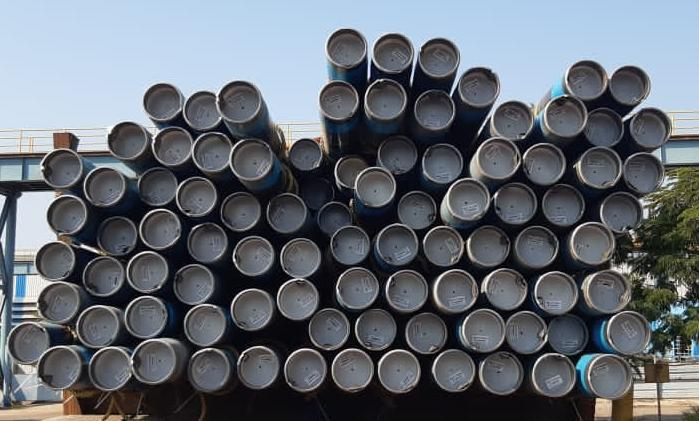
#> input picture Task_3_Pipe_Counting.jpeg, 699 x 421 px, found by its file name
$ jupyter execute Pipe_Count.ipynb
#> lines starting #> are read from the running program, lines starting #| are printed output that depends on the picture
[cell 1]
#Edge detection approximation


from PIL import Image, ImageDraw
import numpy as np
from math import sqrt
import cv2

[cell 2]
# Load image:
input_image = Image.open("C:\\Users\\user\\Desktop\\Counting_Pipes\\Task_3_Pipe_Counting.jpeg")
#> input_image is the input picture: PIL image 699x421 RGB; mean R, G, B 99.9, 105.8, 113.6
input_pixels = input_image.load()
width, height = input_image.width, input_image.height
#> width = 699; height = 421

# Create output image
output_image = Image.new("RGB", input_image.size)
#> output_image: PIL image 699x421 RGB; every value is 0
draw = ImageDraw.Draw(output_image)

# Convert to grayscale
intensity = np.zeros((width, height))
for x in range(width):
    for y in range(height):
        intensity[x, y] = sum(input_pixels[x, y]) / 3
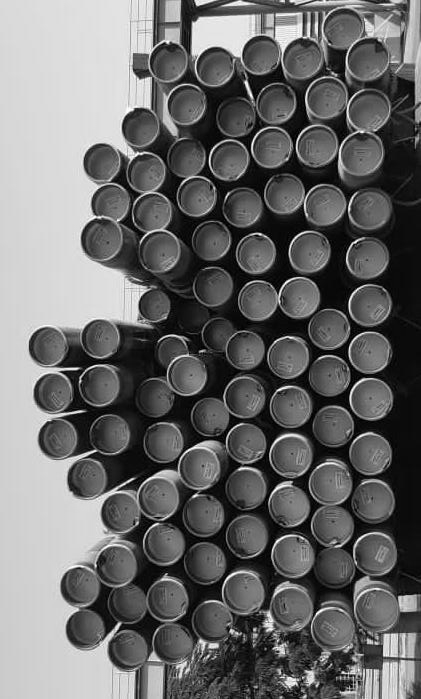
#> intensity: shape (699, 421) float64; min 0, max 255, mean 106.5

# Compute convolution between intensity and kernels
for x in range(1, input_image.width - 1):
    for y in range(1, input_image.height - 1):
        magx = intensity[x + 1, y] - intensity[x - 1, y]
        magy = intensity[x, y + 1] - intensity[x, y - 1]

        # Draw in black and white the magnitude
        color = int(sqrt(magx**2 + magy**2))
        draw.point((x, y), (color, color, color))

output_image.save("edge_detection.png")
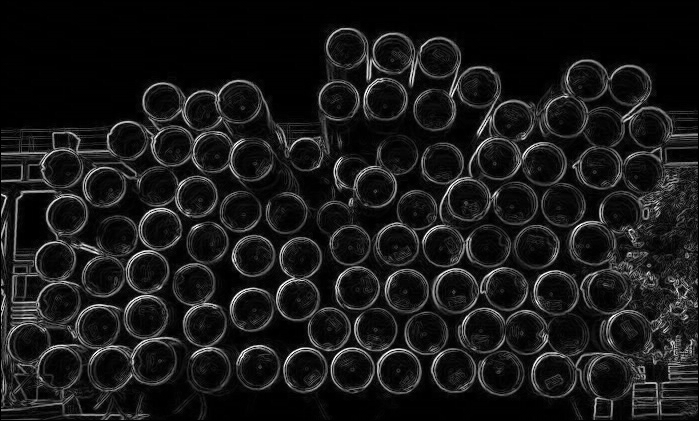
#> saved as edge_detection.png: PIL image 699x421 RGB; min 0, max 255, mean 24.1

[cell 3]
#Using Sobel

from PIL import Image, ImageDraw
from math import sqrt

[cell 4]
# Load image:
input_image = Image.open("C:\\Users\\user\\Desktop\\Counting_Pipes\\Task_3_Pipe_Counting.jpeg")
input_pixels = input_image.load()

# Sobel kernels
kernely = [[-1, 0, 1],
           [-2, 0, 2],
           [-1, 0, 1]]
kernelx = [[-1, -2, -1],
           [0, 0, 0],
           [1, 2, 1]]

# Create output image
output_image = Image.new("RGB", input_image.size)
draw = ImageDraw.Draw(output_image)

# Compute convolution between intensity and kernels
for x in range(1, input_image.width - 1):
    for y in range(1, input_image.height - 1):
        magx, magy = 0, 0
        for a in range(3):
            for b in range(3):
                xn = x + a - 1
                yn = y + b - 1
                intensity = sum(input_pixels[xn, yn]) / 3
                magx += intensity * kernelx[a][b]
                magy += intensity * kernely[a][b]

        # Draw in black and white the magnitude
        color = int(sqrt(magx**2 + magy**2))
        draw.point((x, y), (color, color, color))

output_image.save("sobel_Image.png")
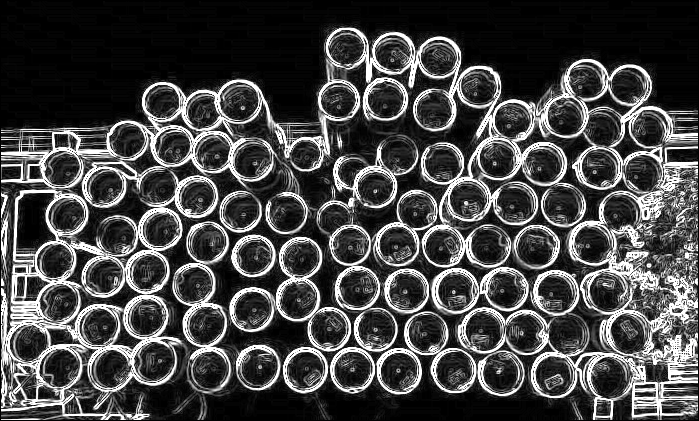
#> saved as sobel_Image.png: PIL image 699x421 RGB; min 0, max 255, mean 70.4

[cell 5]
#Canny Edge Detector Algorithm


from math import sqrt, atan2, pi
import numpy as np

[cell 6]
def canny_edge_detector(input_image):
    input_pixels = input_image.load()
    width = input_image.width
    height = input_image.height

    # Transform the image to grayscale
    grayscaled = compute_grayscale(input_pixels, width, height)

    # Blur it to remove noise
    blurred = compute_blur(grayscaled, width, height)

    # Compute the gradient
    gradient, direction = compute_gradient(blurred, width, height)

    # Non-maximum suppression
    filter_out_non_maximum(gradient, direction, width, height)

    # Filter out some edges
    keep = filter_strong_edges(gradient, width, height, 20, 25)

    return keep


def compute_grayscale(input_pixels, width, height):
    grayscale = np.empty((width, height))
    for x in range(width):
        for y in range(height):
            pixel = input_pixels[x, y]
            grayscale[x, y] = (pixel[0] + pixel[1] + pixel[2]) / 3
    return grayscale


def compute_blur(input_pixels, width, height):
    # Keep coordinate inside image
    clip = lambda x, l, u: l if x < l else u if x > u else x

    # Gaussian kernel
    kernel = np.array([
        [1 / 256,  4 / 256,  6 / 256,  4 / 256, 1 / 256],
        [4 / 256, 16 / 256, 24 / 256, 16 / 256, 4 / 256],
        [6 / 256, 24 / 256, 36 / 256, 24 / 256, 6 / 256],
        [4 / 256, 16 / 256, 24 / 256, 16 / 256, 4 / 256],
        [1 / 256,  4 / 256,  6 / 256,  4 / 256, 1 / 256]
    ])

    # Middle of the kernel
    offset = len(kernel) // 2

    # Compute the blurred image
    blurred = np.empty((width, height))
    for x in range(width):
        for y in range(height):
            acc = 0
            for a in range(len(kernel)):
                for b in range(len(kernel)):
                    xn = clip(x + a - offset, 0, width - 1)
                    yn = clip(y + b - offset, 0, height - 1)
                    acc += input_pixels[xn, yn] * kernel[a, b]
            blurred[x, y] = int(acc)
    return blurred


def compute_gradient(input_pixels, width, height):
    gradient = np.zeros((width, height))
    direction = np.zeros((width, height))
    for x in range(width):
        for y in range(height):
            if 0 < x < width - 1 and 0 < y < height - 1:
                magx = input_pixels[x + 1, y] - input_pixels[x - 1, y]
                magy = input_pixels[x, y + 1] - input_pixels[x, y - 1]
                gradient[x, y] = sqrt(magx**2 + magy**2)
                direction[x, y] = atan2(magy, magx)
    return gradient, direction


def filter_out_non_maximum(gradient, direction, width, height):
    for x in range(1, width - 1):
        for y in range(1, height - 1):
            angle = direction[x, y] if direction[x, y] >= 0 else direction[x, y] + pi
            rangle = round(angle / (pi / 4))
            mag = gradient[x, y]
            if ((rangle == 0 or rangle == 4) and (gradient[x - 1, y] > mag or gradient[x + 1, y] > mag)
                    or (rangle == 1 and (gradient[x - 1, y - 1] > mag or gradient[x + 1, y + 1] > mag))
                    or (rangle == 2 and (gradient[x, y - 1] > mag or gradient[x, y + 1] > mag))
                    or (rangle == 3 and (gradient[x + 1, y - 1] > mag or gradient[x - 1, y + 1] > mag))):
                gradient[x, y] = 0


def filter_strong_edges(gradient, width, height, low, high):
    # Keep strong edges
    keep = set()
    for x in range(width):
        for y in range(height):
            if gradient[x, y] > high:
                keep.add((x, y))

    # Keep weak edges next to a pixel to keep
    lastiter = keep
    while lastiter:
        newkeep = set()
        for x, y in lastiter:
            for a, b in ((-1, -1), (-1, 0), (-1, 1), (0, -1), (0, 1), (1, -1), (1, 0), (1, 1)):
                if gradient[x + a, y + b] > low and (x+a, y+b) not in keep:
                    newkeep.add((x+a, y+b))
        keep.update(newkeep)
        lastiter = newkeep

    return list(keep)


if __name__ == "__main__":
    from PIL import Image, ImageDraw
    input_image = Image.open("C:\\Users\\user\\Desktop\\Counting_Pipes\\Task_3_Pipe_Counting.jpeg")
    output_image = Image.new("RGB", input_image.size)
    draw = ImageDraw.Draw(output_image)
    for x, y in canny_edge_detector(input_image):
#> in canny_edge_detector, `width = input_image.width`: width = 699
#> in canny_edge_detector, `height = input_image.height`: height = 421
#> in compute_blur, `offset = len(kernel) // 2`: offset = 2
#> in canny_edge_detector, `blurred = compute_blur(grayscaled, width, height)`:
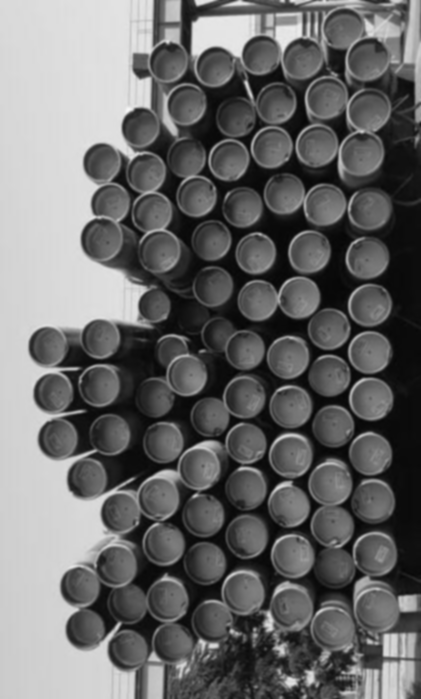
#> blurred: shape (699, 421) float64; min 6, max 247, mean 106
#> in canny_edge_detector, `gradient, direction = compute_gradient(blurred, width, height)`:
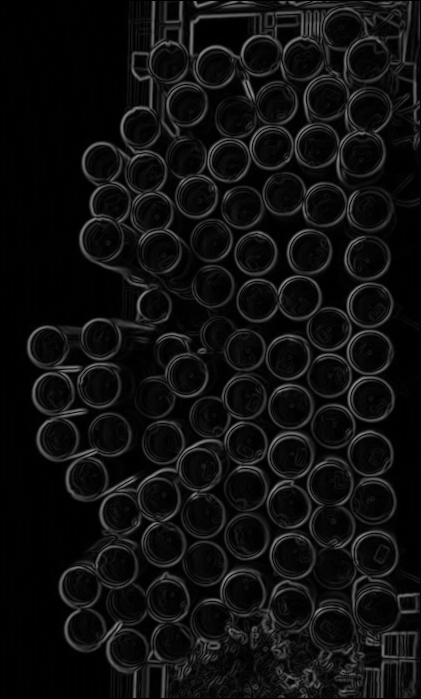
#> gradient: shape (699, 421) float64; min 0, max 142.2, mean 15.1
#> in canny_edge_detector, `gradient, direction = compute_gradient(blurred, width, height)`:
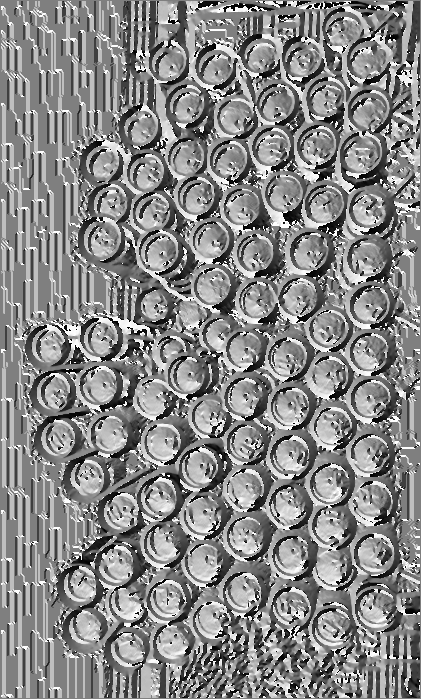
#> direction: shape (699, 421) float64; min -3.13, max 3.14, mean 0.207; drawn with min black and max white
#> in filter_strong_edges, `keep = set()`: keep = 0 items
#> in filter_strong_edges, `lastiter = keep`: lastiter = 27646 items
#> in canny_edge_detector, `keep = filter_strong_edges(gradient, width, height, 20, 25)`: keep = 30974 items
        draw.point((x, y), (255, 255, 255))
#> this loop made 30974 passes
    output_image.save("canny_Image.png")
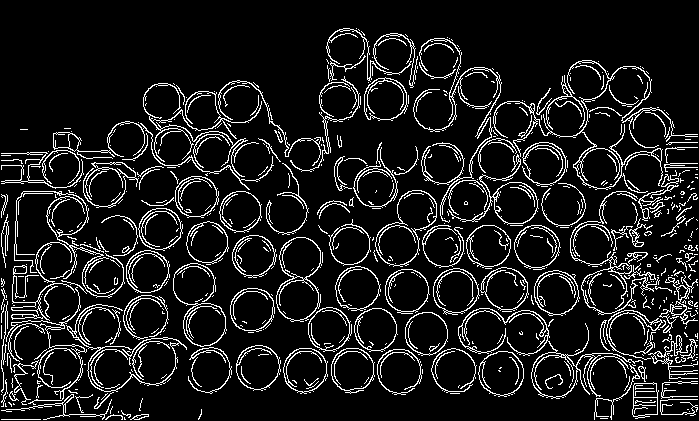
#> saved as canny_Image.png: PIL image 699x421 RGB; 10.5% white in thin lines or dots

[cell 7]
def canny_edge_detector(input_image):
    input_pixels = input_image.load()
    width = input_image.width
    height = input_image.height

    # Transform the image to grayscale
    grayscaled = compute_grayscale(input_pixels, width, height)

    # Blur it to remove noise
    blurred = compute_blur(grayscaled, width, height)

    # Compute the gradient
    gradient, direction = compute_gradient(blurred, width, height)

    # Non-maximum suppression
    filter_out_non_maximum(gradient, direction, width, height)

    # Filter out some edges
    keep = filter_strong_edges(gradient, width, height, 20, 25)

    return keep

[cell 8]
from PIL import Image, ImageDraw
from math import sqrt, pi, cos, sin
from collections import defaultdict

[cell 9]
# Load image:
input_image = Image.open("C:\\Users\\user\\Desktop\\Counting_Pipes\\Task_3_Pipe_Counting.jpeg")

# Output image:
output_image = Image.new("RGB", input_image.size)
output_image.paste(input_image)
draw_result = ImageDraw.Draw(output_image)

# Find circles
rmin = 18
rmax = 20
steps = 100
threshold = 0.4

points = []
for r in range(rmin, rmax + 1):
    for t in range(steps):
        points.append((r, int(r * cos(2 * pi * t / steps)), int(r * sin(2 * pi * t / steps))))

acc = defaultdict(int)
for x, y in canny_edge_detector(input_image):
#> in canny_edge_detector, `width = input_image.width`: width = 699
#> in canny_edge_detector, `height = input_image.height`: height = 421
#> in canny_edge_detector, `keep = filter_strong_edges(gradient, width, height, 20, 25)`: keep = 30974 items
    for r, dx, dy in points:
        a = x - dx
        b = y - dy
        acc[(a, b, r)] += 1
#> after the loop, acc = 780838 items

circles = []
#> circles = []
for k, v in sorted(acc.items(), key=lambda i: -i[1]):
    x, y, r = k
    if v / steps >= threshold and all((x - xc) ** 2 + (y - yc) ** 2 > rc ** 2 for xc, yc, rc in circles):
        #print(v / steps, x, y, r)
        circles.append((x, y, r))
#> this loop made 780838 passes
#> (v, x, y, r) on passes 1 to 3: (64, 565, 115, 20), (64, 66, 215, 20), (64, 66, 216, 20)
#> after the loop, circles = 98 items, first 6: (565, 115, 20), (66, 215, 20), (204, 110, 20), (385, 99, 19), (468, 199, 20), (205, 325, 20)

pipe_no=0
for x, y, r in circles:
    draw_result.ellipse((x-r, y-r, x+r, y+r), outline=(255,0,0,0))
    pipe_no=pipe_no+1
#> this loop made 98 passes
#> (x, y, r) on passes 1 to 12: (565, 115, 20), (66, 215, 20), (204, 110, 20), (385, 99, 19), (468, 199, 20), (205, 325, 20), (241, 210, 20), (444, 247, 20), (252, 310, 20), (628, 332, 20), (104, 277, 20), (197, 195, 20)
#> after the loop, pipe_no = 98
print("No of Pipes : ")
print(pipe_no)
#| 98
# Save output image
output_image.save("Final_Output.png")
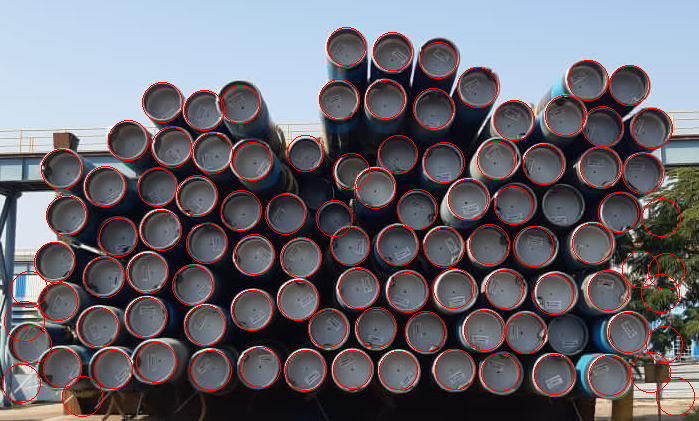
#> saved as Final_Output.png: PIL image 699x421 RGB; mean R, G, B 105.8, 102.3, 110.1
